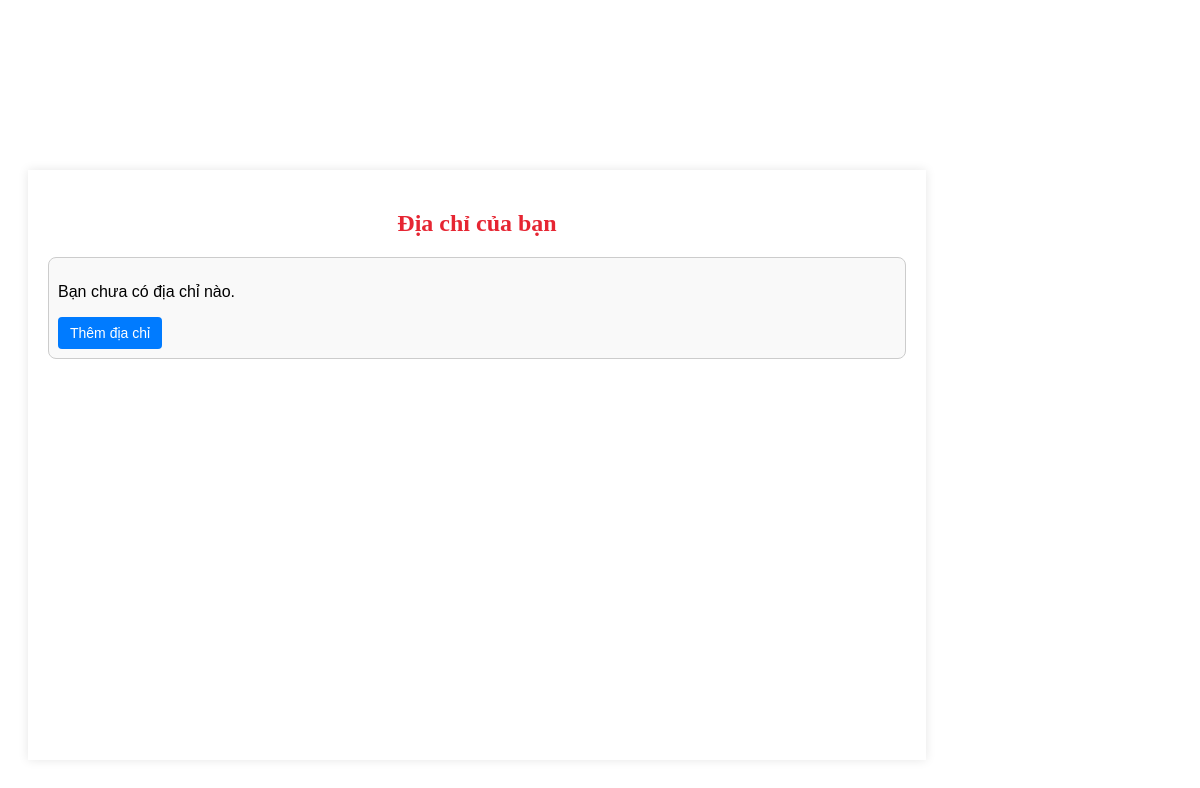
The page /app/controller/main.php?act=information&skibidiyetyet=addresses (signed in) on the database as committed earlier.
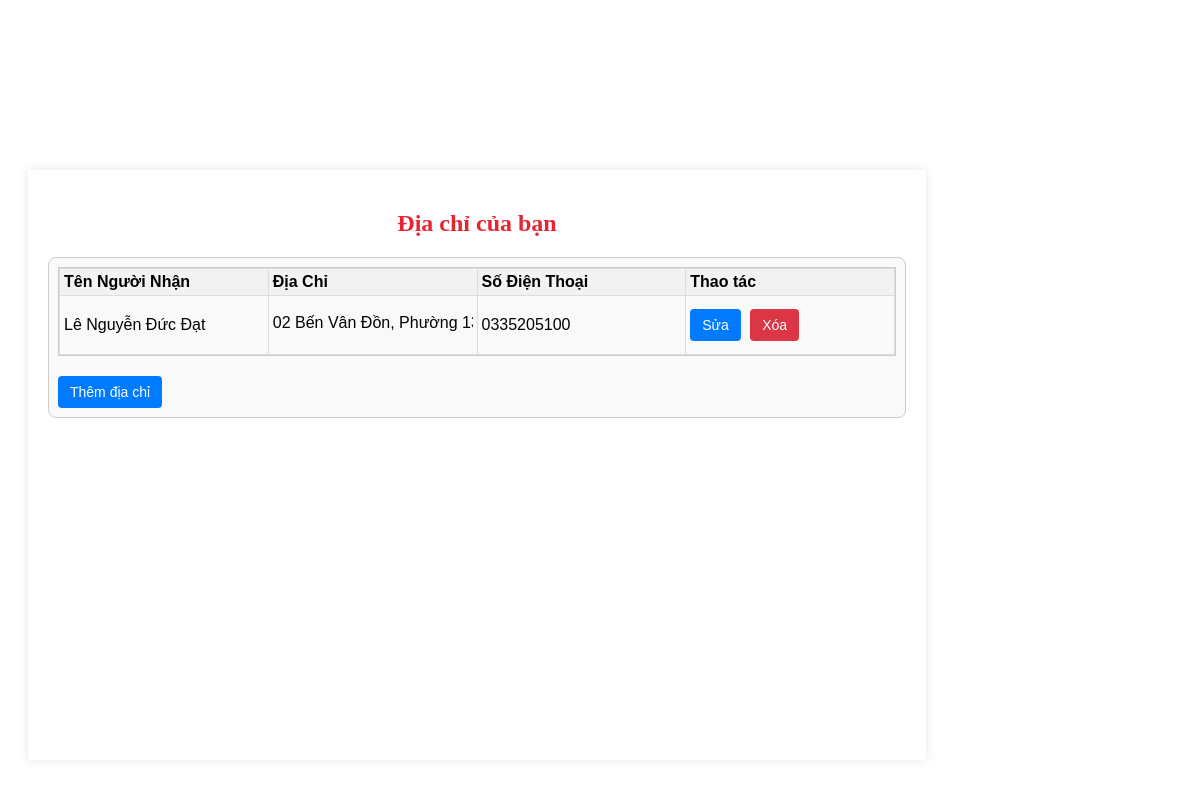
The same page on the database as committed later.
### tables this page shows
CREATE TABLE `addresses` (
  `id_address` int(10) UNSIGNED NOT NULL,
  `id_user` int(10) UNSIGNED NOT NULL,
  `recive_name` varchar(255) DEFAULT NULL,
  `phone` varchar(20) DEFAULT NULL,
  `address` varchar(255) DEFAULT NULL
);

### app/model/database.php (called while the page is built, shortened)
<?php
class database
{
    private $server = "localhost";
    private $user = "root";
    private $pass = "";
    private $database = "lining_1";
    private $conn = null;
    public function connect()
    {
        $this->conn = new mysqli($this->server, $this->user, $this->pass, $this->database);
    }
    public function handle($sql, $params = [])
    {
        if (empty($params)) {
            return $this->conn->query($sql);
        } else {
            $stmt = $this->conn->prepare($sql);
            $types = '';
            foreach ($params as $param) {
                if (is_int($param)) $types .= 'i';
                elseif (is_double($param)) $types .= 'd';
                else $types .= 's';
            }
            $stmt->bind_param($types, ...$params);
            $stmt->execute();
            return $stmt;
        }
    }
    public function getData($sqlOrStmt)
    {
        $data = [];
        if ($sqlOrStmt instanceof \mysqli_stmt) {
            $result = $sqlOrStmt->get_result();
            if ($result && $result->num_rows > 0) {
                while ($rows = $result->fetch_array()) {
                    $data[] = $rows;
                }
            }
        }
        return $data;
    }
}
?>

### app/model/addresses.php (called while the page is built, shortened)
<?php
require_once 'database.php';
class Addresses {
    private $db;
    public function __construct() {
        $this->db = new database();
    }
    public function getAddressesByUser($id_user) {
        $sql = "SELECT * FROM addresses WHERE id_user = ?";
        $stmt = $this->db->handle($sql, [$id_user]);
        return $this->db->getData($stmt);
    }
}
?>

### z-Bin/app/view/infor/addresses.php (the view, shortened to what this page needs)
<!DOCTYPE html>
<html lang="vi">
<head>
    <link rel="stylesheet" href="/WEB_2/public/assets/css/addresses.css">
    <link rel="stylesheet" href="https://cdnjs.cloudflare.com/ajax/libs/font-awesome/6.6.0/css/all.min.css">
</head>
<body>
    <div class="main-content-infor">
        <h2>Địa chỉ của bạn</h2>
        <div class="address-wrapper">
            <?php
                $tableWidthStr = '700px';
            ?>
            <?php if ($addresses && count($addresses) > 0): ?>
                <div class="scrollable-table" style="overflow-x: auto;">
                    <table class="address-table" style="min-width: <?php echo $tableWidthStr; ?>;">
                        <thead>
                            <tr>
                                <th>Tên Người Nhận</th>
                                <th>Địa Chỉ</th>
                                <th>Số Điện Thoại</th>
                                <th>Thao tác</th>
                            </tr>
                        </thead>
                        <tbody>
                        <?php foreach ($addresses as $address): ?>
                            <tr id="row-<?php echo $address['id_address']; ?>">
                                <td class="display-cell"><?php echo htmlspecialchars($address['recive_name']); ?></td>
                                <td class="display-cell">
                                    <div class="scroll-x-address">
                                        <?php echo htmlspecialchars($address['address']); ?>
                                    </div>
                                </td>
                                <td class="display-cell"><?php echo htmlspecialchars($address['phone']); ?></td>
                                <td class="display-cell">
                                    <button class="edit-address-btn" type="button" onclick="editRow(<?php echo $address['id_address']; ?>)">Sửa</button>
                                    <form action="/WEB_2/app/controller/addresses.php" method="post" style="display:inline;">
                                        <button class="delete-address-btn" type="submit" name="delete_Address" value="delete_Address" onclick="return confirm('Bạn có chắc muốn xóa địa chỉ này?')">Xóa</button>
                                    </form>
                                </td>
                            </tr>
                        <?php endforeach; ?>
                        </tbody>
                    </table>
                </div>
            <?php else: ?>
                <p>Bạn chưa có địa chỉ nào.</p>
            <?php endif; ?>
            <button class="edit-address-btn" onclick="toggleAddForm()" type="button">Thêm địa chỉ</button>
        </div>
</body>
</html>

Rows that differ between the two databases and show on the page:
added addresses: recive_name "Lê Nguyễn Đức Đạt", address "02 Bến Vân Đồn, Phường…", phone "0335205100"
Other text that changed with them:
text no longer shown: "Bạn chưa có địa chỉ nào."
text now shown: "Tên Người Nhận Địa Chỉ Số Điện Thoại Thao tác"
